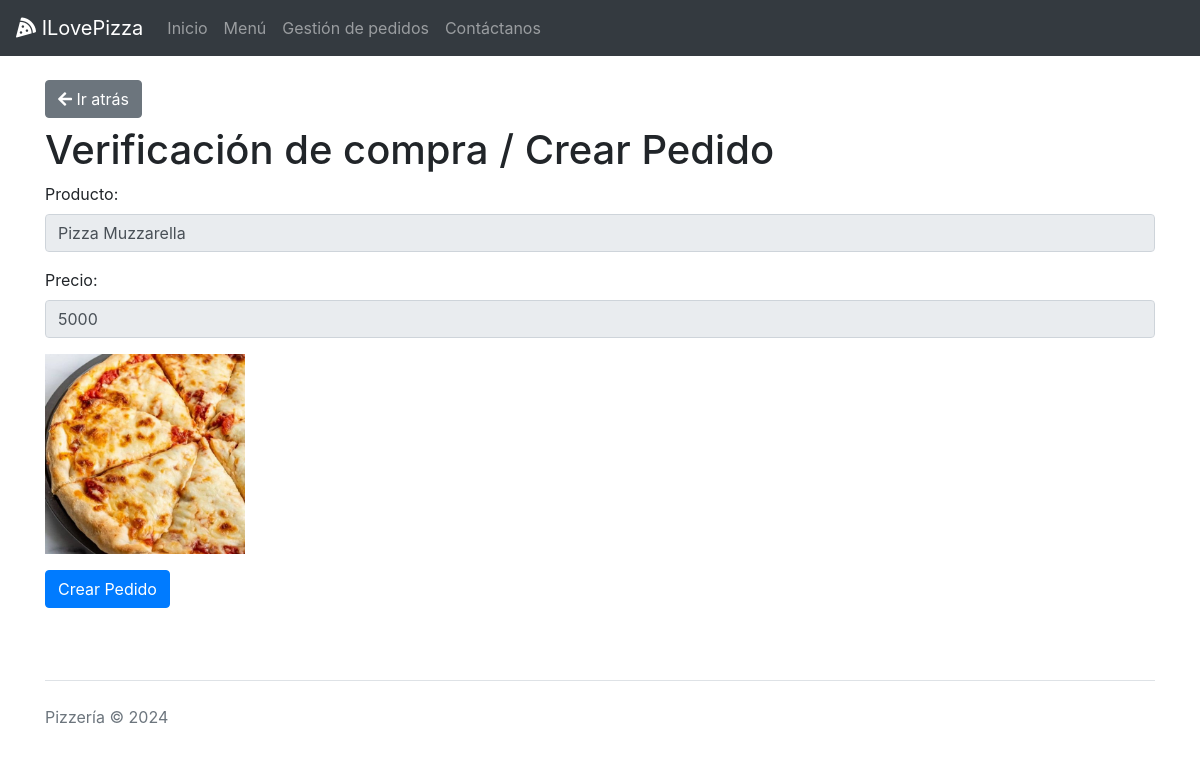
The app's page /index.php?action=crear_pedido&pizza_id=1 with its own data.
### tables this page shows
CREATE TABLE `pizzas` (
  `id` int(11) NOT NULL,
  `tipo` varchar(100) NOT NULL,
  `precio` int(11) NOT NULL,
  `imagen` varchar(255) DEFAULT NULL
);

### models/Pizza.php (called while the page is built, shortened)
<?php
class Pizza {
    private $conn;
    public function __construct($db) {
        $this->conn = $db;
    }
    public function obtenerPorId($id) {
        $query = "SELECT * FROM pizzas WHERE id = ?";
        $stmt = $this->conn->prepare($query);
        $stmt->bind_param("i", $id);
        $stmt->execute();
        $result = $stmt->get_result();
        return $result->fetch_assoc();
    }
}
?>

### views/pedidos/crear_pedido.php (the view)
<?php include(__DIR__ . '/../partials/header.php'); ?>
<a href="index.php?action=menu" class="btn btn-secondary mb-2">
    <i class="fas fa-arrow-left"></i> Ir atrás
</a>
<h1>Verificación de compra / Crear Pedido</h1>
<form action="index.php?action=crear_pedido&pizza_id=<?= htmlspecialchars($pizza['id']); ?>" method="post">
    <div class="form-group">
        <label for="producto">Producto:</label>
        <input type="text" class="form-control" id="producto" name="producto" value="<?= htmlspecialchars($pizza['tipo']); ?>" readonly>
    </div>
    <div class="form-group">
        <label for="precio">Precio:</label>
        <input type="text" class="form-control" id="precio" name="precio" value="<?= htmlspecialchars($pizza['precio']); ?> " readonly>
    </div>
    <div class="form-group">
        <img src="public/images/<?= htmlspecialchars($pizza['imagen']); ?>" alt="<?= htmlspecialchars($pizza['tipo']); ?>" style="width: 200px;">
    </div>
    <button type="submit" class="btn btn-primary">Crear Pedido</button>
</form>
<?php include(__DIR__ . '/../partials/footer.php'); ?>

### records on screen
pizzas: producto "Pizza Muzzarella", precio "5000", imagen (picture)
